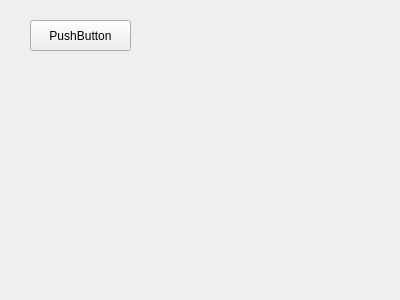
<?xml version="1.0" encoding="UTF-8"?>
<ui version="4.0">
 <class>Form</class>
 <widget class="QWidget" name="Form">
  <property name="geometry">
   <rect>
    <x>0</x>
    <y>0</y>
    <width>400</width>
    <height>300</height>
   </rect>
  </property>
  <property name="windowTitle">
   <string>Form</string>
  </property>
  <widget class="QPushButton" name="but">
   <property name="geometry">
    <rect>
     <x>30</x>
     <y>20</y>
     <width>101</width>
     <height>31</height>
    </rect>
   </property>
   <property name="text">
    <string>PushButton</string>
   </property>
  </widget>
 </widget>
 <resources/>
 <connections/>
</ui>
